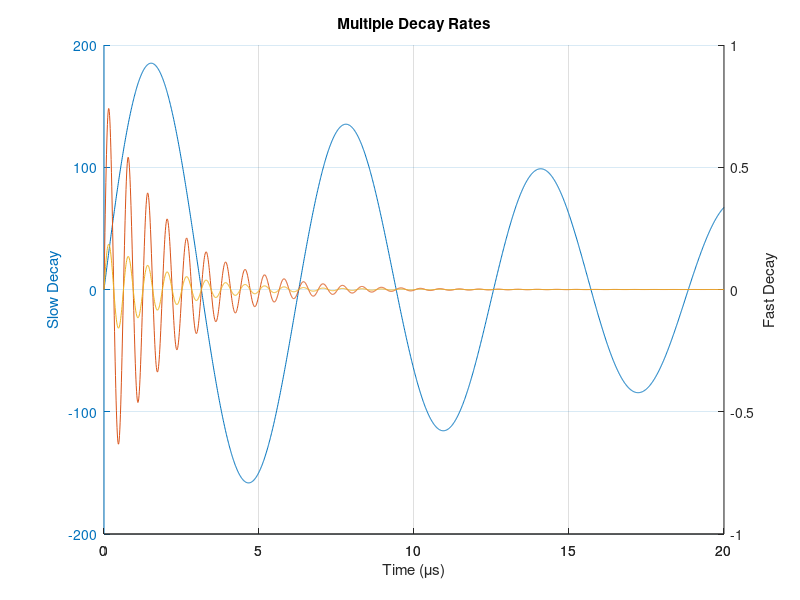

Write MATLAB code to recreate this figure. (Note: this script raises an error after producing the figure.)
%DECAYRATES Export 2-D line plot with y-axes on both sides.
close all
clear all

%% Add upper directory to path
addpath ../../

%% Sample data
x = 0:0.01:20;
y1 = 200*exp(-0.05*x).*sin(x);
y2 = 0.8*exp(-0.5*x).*sin(10*x);
y3 = 0.2*exp(-0.5*x).*sin(10*x);

%% Plot data
hf = figure;
[hAx, hLine1, hLine2] = plotyy(x, y1, [x',x'], [y2',y3']);

title('Multiple Decay Rates')
xlabel('Time (\mus)')

ylabel(hAx(1),'Slow Decay')
ylabel(hAx(2),'Fast Decay')

grid on
box off

%% Properties
prop.Figure.PaperUnits = 'inches';
prop.Axes.XMinorTick = 'on';
prop.Axes.FontName = 'Times New Roman';
prop.Axes.FontSize = 11;

%% Export
printfg(hf, 'decayrates', {'png', 'pdf', 'eps'}, [5 3], prop);

%% Restore path
rmpath ../../